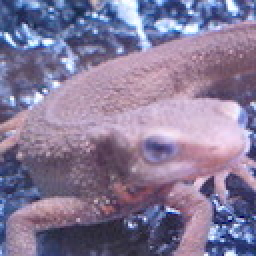
#> input picture assets/imori.jpg, 128 x 128 px (shown 2 times larger)
$ jupyter execute --allow-errors 'Small and Large -> Get High Filter.ipynb'   (older library calls are emulated)
#> lines starting #> are read from the running program, lines starting #| are printed output that depends on the picture
[cell 1]
import cv2
import numpy as  np
from matplotlib import pyplot as plt

[cell 2]
# Bi-Linear interpolation
def Bi_linear(img, ax=1, ay =1):
    if len(img.shape) > 2:
        h, w, ch = img.shape
    else:
        h, w = img.shape
        ch = 1

    ah = int(ay * h)
    aw = int(ax * w)

    # get position of resized image
    y = np.arange(ah).repeat(aw).reshape(ah, -1)
    x = np.tile(np.arange(aw), (ah, 1))

    # get position of original position
    y = (y / ay)
    x = (x / ax)

    ix = np.floor(x).astype(np.int)
    iy = np.floor(y).astype(np.int)

    ix = np.minimum(ix, w-2)
    iy = np.minimum(iy, h-2)

    #get distance
    dx = x - ix
    dy = y - iy

    if ch > 1:
        dx = np.repeat(np.expand_dims(dx, axis=-1), ch, axis=-1)
        dy = np.repeat(np.expand_dims(dy, axis=-1), ch, axis=-1)

    # interpolation
    out = (1-dx) * (1-dy) * img[iy, ix] + dx * (1-dy) * img[iy,ix+1] + (1-dx) * img[iy+1,ix] + dx * dy * img[iy+1,ix+1]

    out = np.clip(out, 0, 255)
    out = out.astype(np.uint8)

    return out

[cell 3]
img = cv2.imread("../assets/imori.jpg", 0).astype(np.float)
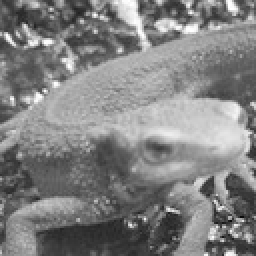
#> img: shape (128, 128) float64 (shown 2 times larger); min 8, max 255, mean 129.1
print(img.shape)
#| (128, 128)

[cell 4]
# Bilinear interpolation
out1 = Bi_linear(img, ax=0.5, ay=0.5)
#> in Bi_linear, `ix = np.floor(x).astype(np.int)`:
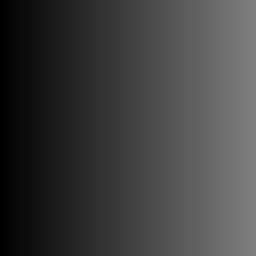
#> x: shape (64, 64) float64 (shown 4 times larger); min 0, max 126, mean 63
#> in Bi_linear, `iy = np.floor(y).astype(np.int)`:
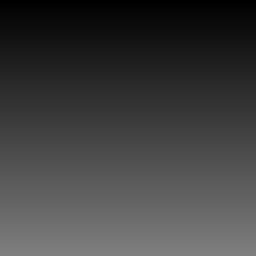
#> y: shape (64, 64) float64 (shown 4 times larger); min 0, max 126, mean 63
#> in Bi_linear, `out = (1-dx) * (1-dy) * img[iy, ix] + dx * (1-dy) * img[iy,ix+1] + (1-..`:
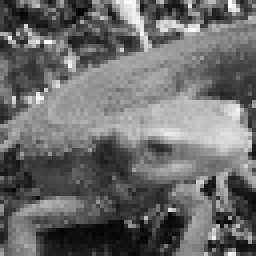
#> out: shape (64, 64) float64 (shown 4 times larger); min 76, max 509, mean 258.2; drawn with min black and max white
#> in Bi_linear, `out = np.clip(out, 0, 255)`:
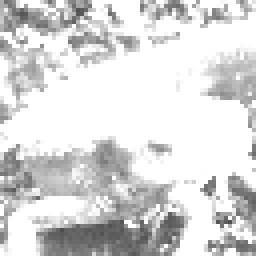
#> out: shape (64, 64) float64 (shown 4 times larger); min 76, max 255, mean 216.7
#> (the rest of this cell did not finish here and is left out)

[cell 5]
# Bilinear interpolation
out =  Bi_linear(out1, ax=2., ay=2.)
#> call 2 of Bi_linear, with ax = 2, ay = 2
#> in Bi_linear (call 2), `ix = np.floor(x).astype(np.int)`:
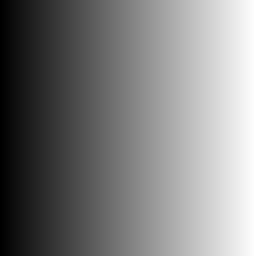
#> x: shape (128, 128) float64 (shown 2 times larger); min 0, max 63.5, mean 31.8; drawn with min black and max white
#> in Bi_linear (call 2), `iy = np.floor(y).astype(np.int)`:
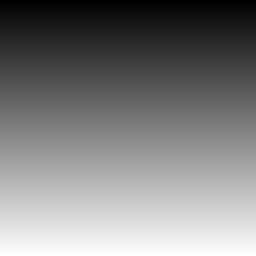
#> y: shape (128, 128) float64 (shown 2 times larger); min 0, max 63.5, mean 31.8; drawn with min black and max white
#> in Bi_linear (call 2), `out = (1-dx) * (1-dy) * img[iy, ix] + dx * (1-dy) * img[iy,ix+1] + (1-..`:
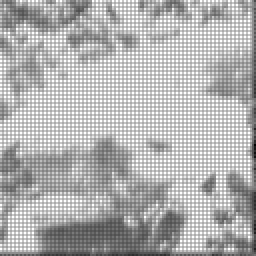
#> out: shape (128, 128) float64 (shown 2 times larger); min -67.5, max 510, mean 333.7; drawn with min black and max white
#> in Bi_linear (call 2), `out = np.clip(out, 0, 255)`:
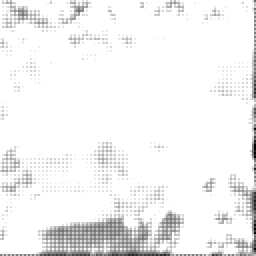
#> out: shape (128, 128) float64 (shown 2 times larger); min 0, max 255, mean 242.7
out = np.abs(out - img)
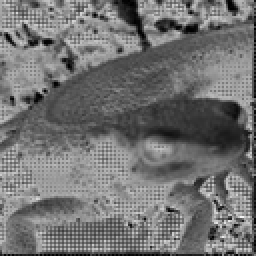
#> out: shape (128, 128) float64 (shown 2 times larger); min 0, max 245, mean 113.9
out = out / out.max() * 255
out = out.astype(np.uint8)
plt.imshow(out, cmap="gray")

$ run again, with assets/blox.jpg copied over assets/imori.jpg
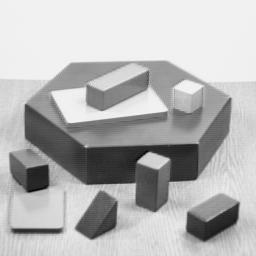
#> input picture assets/blox.jpg, 256 x 256 px
#| (256, 256)
#> x: shape (256, 256) float64
#> y: shape (256, 256) float64
#> in Bi_linear (call 2), `out = np.clip(out, 0, 255)`:
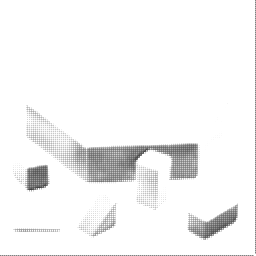
#> out: shape (256, 256) float64; min 62.5, max 255, mean 244.9
#> `out = np.abs(out - img)`:
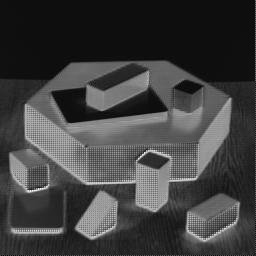
#> out: shape (256, 256) float64; min 1, max 253, mean 63

$ run again, with assets/thorino.jpg copied over assets/imori.jpg
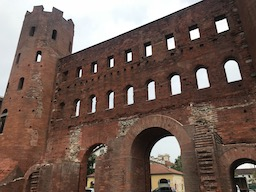
#> input picture assets/thorino.jpg, 256 x 192 px
#| (192, 256)
#> x: shape (192, 256) float64
#> y: shape (192, 256) float64
#> `out = np.abs(out - img)`:
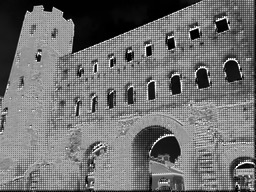
#> out: shape (192, 256) float64; min 0, max 255, mean 112.5
